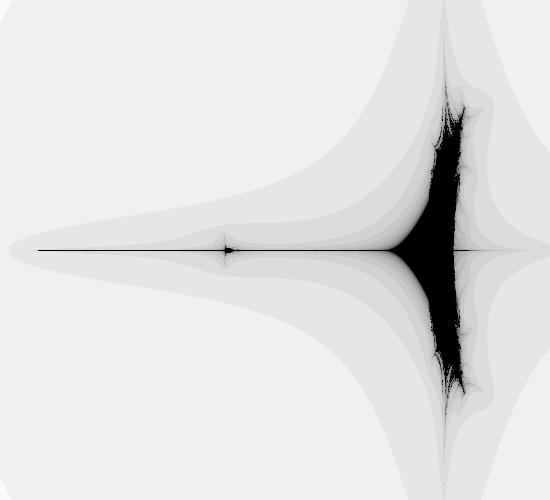
Frame 1 (no input)
Frame 60 (the mouse pressed at the canvas centre just before this capture): identical to frame 1, image omitted
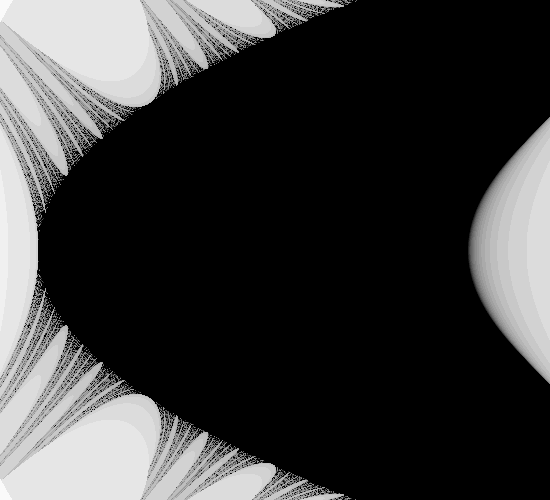
Frame 120 (the mouse held since frame 60 and released just before this capture)

The Processing sketch that drew these frames (run headless with seeded random() and noise(); from frame 60 on, the mouse is pressed at the canvas centre):

// Processing sketch: Mandelbrot_dynThr2
// ── Mandelbrot_dynThr2.pde
void setup() {
  size(550,500); }
void draw() {
  float x, y, t, a, b;
  int n;
  x = y = n = 0;
  loadPixels();
  for(int i = 0; i < width; i++) {
    a = map(i,0,width,-2.2,0.7);
    for(int j = 0; j < height;j++) {
      b = map(j,0,height,-1.3,1.3);
      while (n < 25) {
        t = x;
        x = sq(x)-sq(y)+a;
        y = map(mouseX,0,width,-8,8)*t*y+b;
        if (dist(0,0,x,y) > 2.5) break;
        n ++; }
      pixels[i+j*width] = color(map(n,0,25,250,0));
      x = y = n = 0; }
    updatePixels(); } }
